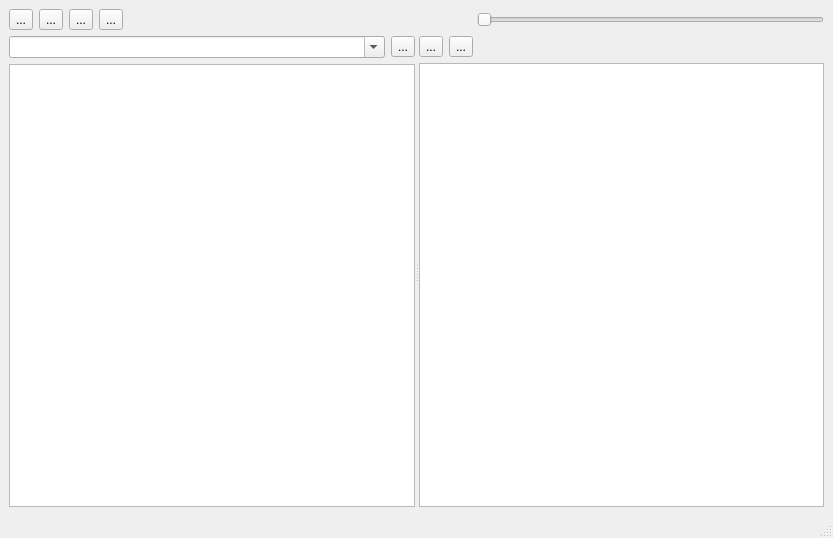
<?xml version="1.0" encoding="UTF-8"?>
<ui version="4.0">
 <class>MainWindow</class>
 <widget class="QMainWindow" name="MainWindow">
  <property name="geometry">
   <rect>
    <x>0</x>
    <y>0</y>
    <width>833</width>
    <height>538</height>
   </rect>
  </property>
  <property name="minimumSize">
   <size>
    <width>0</width>
    <height>0</height>
   </size>
  </property>
  <property name="windowTitle">
   <string>识图图像库管理</string>
  </property>
  <widget class="QWidget" name="centralwidget">
   <layout class="QVBoxLayout" name="verticalLayout_3">
    <item>
     <layout class="QHBoxLayout" name="horizontalLayout_3">
      <item>
       <widget class="QToolButton" name="appMenuBtn">
        <property name="text">
         <string>...</string>
        </property>
       </widget>
      </item>
      <item>
       <widget class="QToolButton" name="saveImageLibraryBtn">
        <property name="text">
         <string>...</string>
        </property>
       </widget>
      </item>
      <item>
       <widget class="QToolButton" name="addClassifyBtn">
        <property name="text">
         <string>...</string>
        </property>
       </widget>
      </item>
      <item>
       <widget class="QToolButton" name="removeClassifyBtn">
        <property name="text">
         <string>...</string>
        </property>
       </widget>
      </item>
      <item>
       <spacer name="horizontalSpacer_3">
        <property name="orientation">
         <enum>Qt::Horizontal</enum>
        </property>
        <property name="sizeHint" stdset="0">
         <size>
          <width>40</width>
          <height>20</height>
         </size>
        </property>
       </spacer>
      </item>
      <item>
       <widget class="QSlider" name="imageScaleSlider">
        <property name="maximumSize">
         <size>
          <width>400</width>
          <height>16777215</height>
         </size>
        </property>
        <property name="minimum">
         <number>1</number>
        </property>
        <property name="maximum">
         <number>8</number>
        </property>
        <property name="pageStep">
         <number>2</number>
        </property>
        <property name="orientation">
         <enum>Qt::Horizontal</enum>
        </property>
       </widget>
      </item>
     </layout>
    </item>
    <item>
     <widget class="QSplitter" name="splitter">
      <property name="sizePolicy">
       <sizepolicy hsizetype="Expanding" vsizetype="Expanding">
        <horstretch>0</horstretch>
        <verstretch>0</verstretch>
       </sizepolicy>
      </property>
      <property name="orientation">
       <enum>Qt::Horizontal</enum>
      </property>
      <widget class="QWidget" name="">
       <layout class="QVBoxLayout" name="verticalLayout_2">
        <item>
         <layout class="QHBoxLayout" name="horizontalLayout">
          <item>
           <widget class="QComboBox" name="searchClassifyHistoryCmb">
            <property name="sizePolicy">
             <sizepolicy hsizetype="Expanding" vsizetype="Fixed">
              <horstretch>0</horstretch>
              <verstretch>0</verstretch>
             </sizepolicy>
            </property>
            <property name="editable">
             <bool>true</bool>
            </property>
           </widget>
          </item>
          <item>
           <widget class="QToolButton" name="searchClassifyBtn">
            <property name="text">
             <string>...</string>
            </property>
           </widget>
          </item>
         </layout>
        </item>
        <item>
         <widget class="QListView" name="classifyListView">
          <property name="sizePolicy">
           <sizepolicy hsizetype="Expanding" vsizetype="Expanding">
            <horstretch>0</horstretch>
            <verstretch>0</verstretch>
           </sizepolicy>
          </property>
          <property name="minimumSize">
           <size>
            <width>200</width>
            <height>0</height>
           </size>
          </property>
          <property name="editTriggers">
           <set>QAbstractItemView::NoEditTriggers</set>
          </property>
         </widget>
        </item>
       </layout>
      </widget>
      <widget class="QWidget" name="">
       <layout class="QVBoxLayout" name="verticalLayout">
        <item>
         <layout class="QHBoxLayout" name="horizontalLayout_2">
          <item>
           <widget class="QToolButton" name="addImageBtn">
            <property name="text">
             <string>...</string>
            </property>
           </widget>
          </item>
          <item>
           <widget class="QToolButton" name="removeImageBtn">
            <property name="text">
             <string>...</string>
            </property>
           </widget>
          </item>
          <item>
           <spacer name="horizontalSpacer_2">
            <property name="orientation">
             <enum>Qt::Horizontal</enum>
            </property>
            <property name="sizeHint" stdset="0">
             <size>
              <width>40</width>
              <height>20</height>
             </size>
            </property>
           </spacer>
          </item>
         </layout>
        </item>
        <item>
         <widget class="QListWidget" name="imageListWidget">
          <property name="sizePolicy">
           <sizepolicy hsizetype="Expanding" vsizetype="Expanding">
            <horstretch>0</horstretch>
            <verstretch>0</verstretch>
           </sizepolicy>
          </property>
          <property name="minimumSize">
           <size>
            <width>200</width>
            <height>0</height>
           </size>
          </property>
          <property name="styleSheet">
           <string notr="true">QListWidget::Item:hover{background:skyblue;padding-top:0px; padding-bottom:0px;}
QListWidget::item:selected{background:rgb(245, 121, 0); color:red;}</string>
          </property>
         </widget>
        </item>
       </layout>
      </widget>
     </widget>
    </item>
   </layout>
  </widget>
  <widget class="QStatusBar" name="statusbar"/>
 </widget>
 <resources/>
 <connections/>
</ui>
